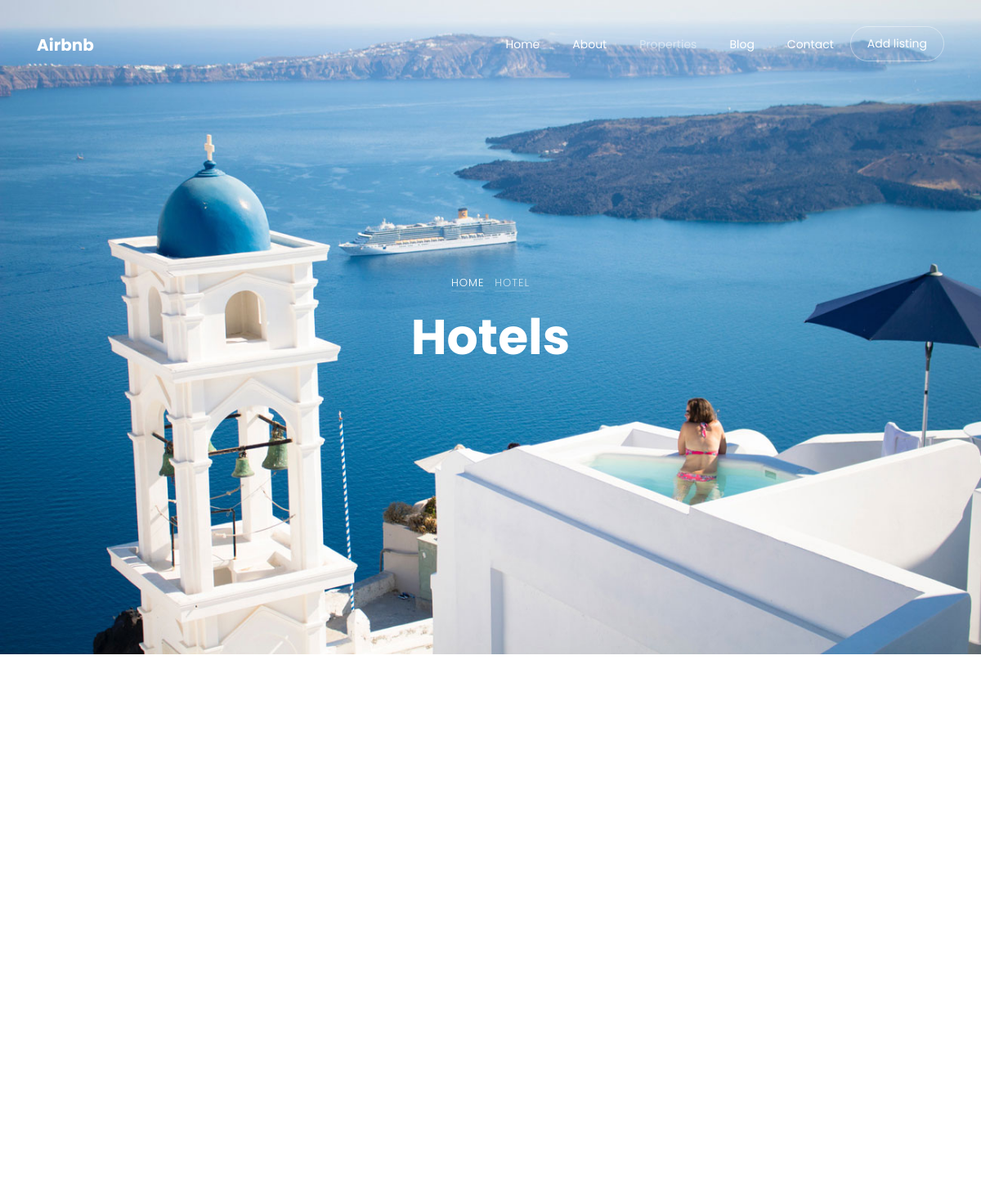
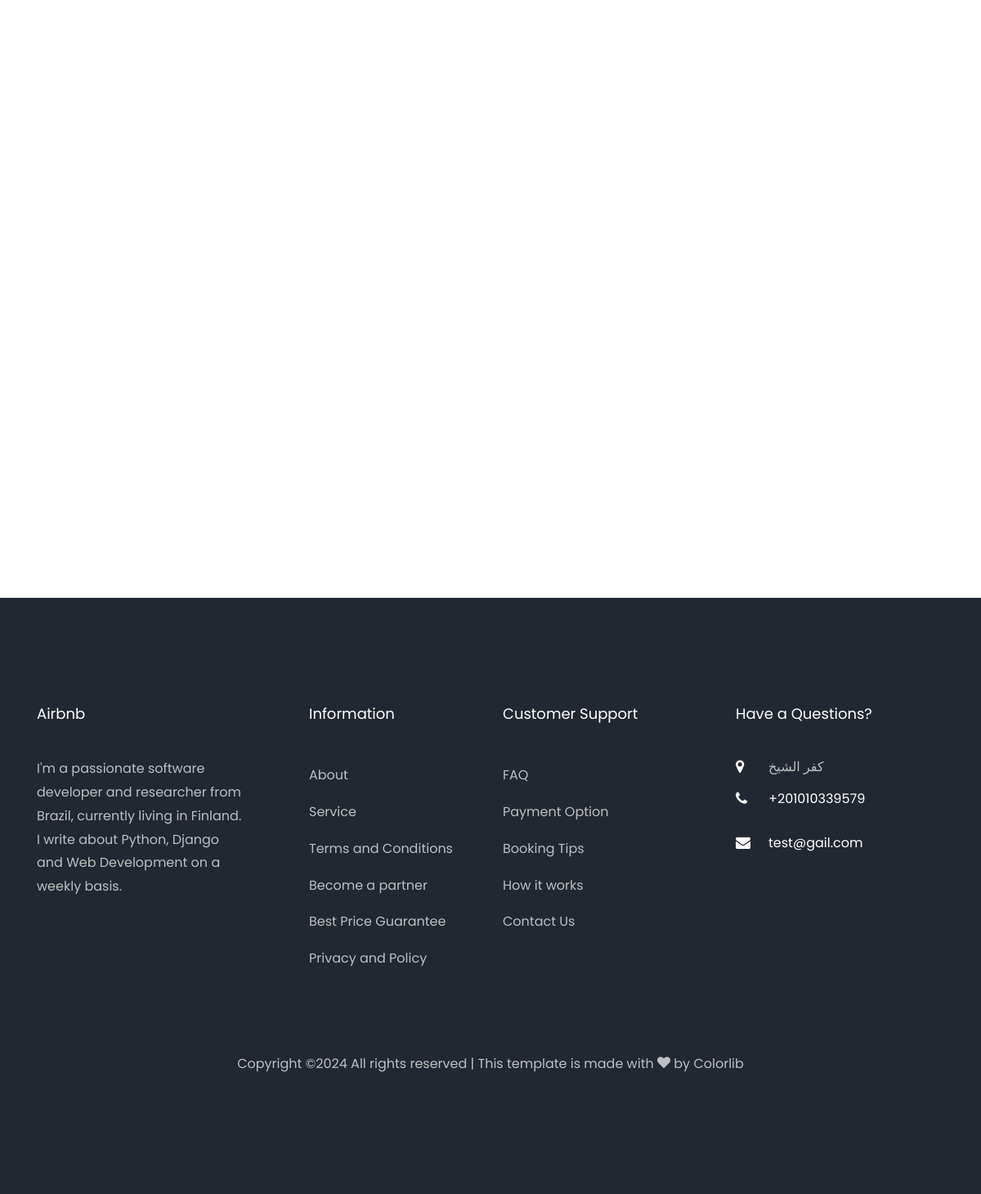
The app's page /category/Hotels with its own data (2 pictures, top to bottom).
### settings/models.py (models this page shows, shortened)
class Settings(models.Model):
    site_name = models.CharField(max_length=50)
    logo = models.ImageField(upload_to='settings/')
    phone = models.CharField(max_length=20)
    email = models.EmailField(max_length=254)
    description = models.TextField(max_length=300)
    fb_link  = models.URLField( max_length=200)
    twitter_link  = models.URLField( max_length=200)
    instagram_link  = models.URLField( max_length=200)
    address = models.CharField(max_length=100)

### settings/views.py (the view)
# urls.py: path('category/<slug:category>',category_filter , name='category_filter'),
def category_filter(request ,category):
    category = Category.objects.get(name=category)
    property_list = Property.objects.filter(category=category)
    return render(request,'settings/home_search.html',{'property_list':property_list})

### property/models.py (called while the page is built)
    def __str__(self):
        return self.name

    def get_absolute_url(self):
        return reverse('property:property_detail', kwargs={'slug': self.slug})

    def __str__(self):
        return self.name

### settings/templates/settings/home_search.html (shortened to what this page needs)
{% extends 'base.html' %}
{% load static %}
{% load bootstrap4 %}
{% block body %}
<div class="hero-wrap js-fullheight" style="background-image: url({% static 'images/bg_5.jpg' %});">
	<div class="container">
		<div class="row no-gutters slider-text js-fullheight align-items-center justify-content-center"
			data-scrollax-parent="true">
			<div class="col-md-9 ftco-animate text-center" data-scrollax=" properties: { translateY: '70%' }">
				<p class="breadcrumbs" data-scrollax="properties: { translateY: '30%', opacity: 1.6 }"><span
						class="mr-2"><a href="index.html">Home</a></span> <span>Hotel</span></p>
				<h1 class="mb-3 bread" data-scrollax="properties: { translateY: '30%', opacity: 1.6 }">Hotels</h1>
			</div>
		</div>
	</div>
</div>
<section class="ftco-section ftco-degree-bg">
	<div class="container">
		<div class="row">
			<div class="col-lg-9">
				<div class="row">
					{% for property in property_list %}
					 <div class="col-sm-12 col-md-12 col-lg-20  ftco-animate">
						<div class="destination">
							<div class="text p-3">
								<p>{{property.description|safe|truncatewords:3}}</p>
								<hr>
								<p class="bottom-area d-flex">
								</p>
							</div>
						</div>
					 </div>
					{% empty %}
					  <h5> no result </h5>
					{% endfor %}
				</div>
			</div>
		</div>
	</div>
</section>
{% endblock body %}

### templates/base.html (shortened to what this page needs)
{% load static %}
<!DOCTYPE html>
<html lang="en">
  <head>
    <link rel="stylesheet" href="{% static 'css/open-iconic-bootstrap.min.css' %}">
    <link rel="stylesheet" href="{% static 'css/animate.css' %}">
    <link rel="stylesheet" href="{% static 'css/owl.carousel.min.css' %}">
    <link rel="stylesheet" href="{% static 'css/owl.theme.default.min.css' %}">
    <link rel="stylesheet" href="{% static 'css/magnific-popup.css' %}">
    <link rel="stylesheet" href="{% static 'css/aos.css' %}">
    <link rel="stylesheet" href="{% static 'css/ionicons.min.css' %}">
    <link rel="stylesheet" href="{% static 'css/bootstrap-datepicker.css' %}">
    <link rel="stylesheet" href="{% static 'css/jquery.timepicker.css' %}">
    <link rel="stylesheet" href="{% static 'css/flaticon.css' %}">
    <link rel="stylesheet" href="{% static 'css/icomoon.css' %}">
    <link rel="stylesheet" href="{% static 'css/style.css' %}">
  </head>
  <body>
  <nav class="navbar navbar-expand-lg navbar-dark ftco_navbar bg-dark ftco-navbar-light" id="ftco-navbar">
    <div class="container">
      <a class="navbar-brand" href="/">{{myfooter.site_name}}</a>
      <div class="collapse navbar-collapse" id="ftco-nav">
        <ul class="navbar-nav ml-auto">
          <li class="nav-item"><a href="/" class="nav-link">Home</a></li>
          <li class="nav-item"><a href="{% url 'about:about'%}" class="nav-link">About</a></li>
          <li class="nav-item active"><a href="{% url 'property:property_list'%}" class="nav-link">Properties</a></li>
          <li class="nav-item"><a href="{% url 'blog:post_list' %}" class="nav-link">Blog</a></li>
          <li class="nav-item"><a href="{% url 'home:contact_us'%}" class="nav-link">Contact</a></li>
          <li class="nav-item cta"><a href="contact.html" class="nav-link"><span>Add listing</span></a></li>
        </ul>
      </div>
    </div>
  </nav>
  {% block body %}
  {% endblock body %}
    <footer class="ftco-footer ftco-bg-dark ftco-section">
      <div class="container">
        <div class="row mb-5">
          <div class="col-md">
            <div class="ftco-footer-widget mb-4">
              <h2 class="ftco-heading-2">{{myfooter.site_name}}</h2>
              <p>{{myfooter.description}}</p>
              <ul class="ftco-footer-social list-unstyled float-md-left float-lft mt-5">
              </ul>
            </div>
          </div>
          <div class="col-md">
            <div class="ftco-footer-widget mb-4 ml-md-5">
              <h2 class="ftco-heading-2">Information</h2>
              <ul class="list-unstyled">
                <li><a href="#" class="py-2 d-block">About</a></li>
                <li><a href="#" class="py-2 d-block">Service</a></li>
                <li><a href="#" class="py-2 d-block">Terms and Conditions</a></li>
                <li><a href="#" class="py-2 d-block">Become a partner</a></li>
                <li><a href="#" class="py-2 d-block">Best Price Guarantee</a></li>
                <li><a href="#" class="py-2 d-block">Privacy and Policy</a></li>
              </ul>
            </div>
          </div>
          <div class="col-md">
             <div class="ftco-footer-widget mb-4">
              <h2 class="ftco-heading-2">Customer Support</h2>
              <ul class="list-unstyled">
                <li><a href="#" class="py-2 d-block">FAQ</a></li>
                <li><a href="#" class="py-2 d-block">Payment Option</a></li>
                <li><a href="#" class="py-2 d-block">Booking Tips</a></li>
                <li><a href="#" class="py-2 d-block">How it works</a></li>
                <li><a href="#" class="py-2 d-block">Contact Us</a></li>
              </ul>
            </div>
          </div>
          <div class="col-md">
            <div class="ftco-footer-widget mb-4">
            	<h2 class="ftco-heading-2">Have a Questions?</h2>
            	<div class="block-23 mb-3">
	              <ul>
	                <li><span class="icon icon-map-marker"></span><span class="text">{{myfooter.address}}</span></li>
	                <li><a href="#"><span class="icon icon-phone"></span><span class="text">{{myfooter.phone}}</span></a></li>
	                <li><a href="#"><span class="icon icon-envelope"></span><span class="text">{{myfooter.email}}</span></a></li>
	              </ul>
	            </div>
            </div>
          </div>
        </div>
        <div class="row">
          <div class="col-md-12 text-center">
            <p>
  Copyright &copy;<script>document.write(new Date().getFullYear());</script> All rights reserved | This template is made with <i class="icon-heart" aria-hidden="true"></i> by <a href="https://colorlib.com" target="_blank">Colorlib</a>
  </p>
          </div>
        </div>
      </div>
    </footer>
  </body>
</html>

### static/css/icomoon.css (style rules this page uses)
[class^="icon-"], [class*=" icon-"] { font-family: 'icomoon' !important; speak: none; font-style: normal; font-weight: normal; font-variant: normal; text-transform: none; line-height: 1; -webkit-font-smoothing: antialiased; -moz-osx-font-smoothing: grayscale; }
.icon-heart:before { content: "\f004"; }
.icon-map-marker:before { content: "\f041"; }
.icon-phone:before { content: "\f095"; }
.icon-envelope:before { content: "\f0e0"; }

### records on screen
Settings: site_name "Airbnb", description "I'm a passionate software developer and researcher from Brazil, currently living in Finland. I write about Python, Django and Web Development on a weekly basis.", address "كفر الشيخ", phone "+201010339579", email "test@gail.com"
